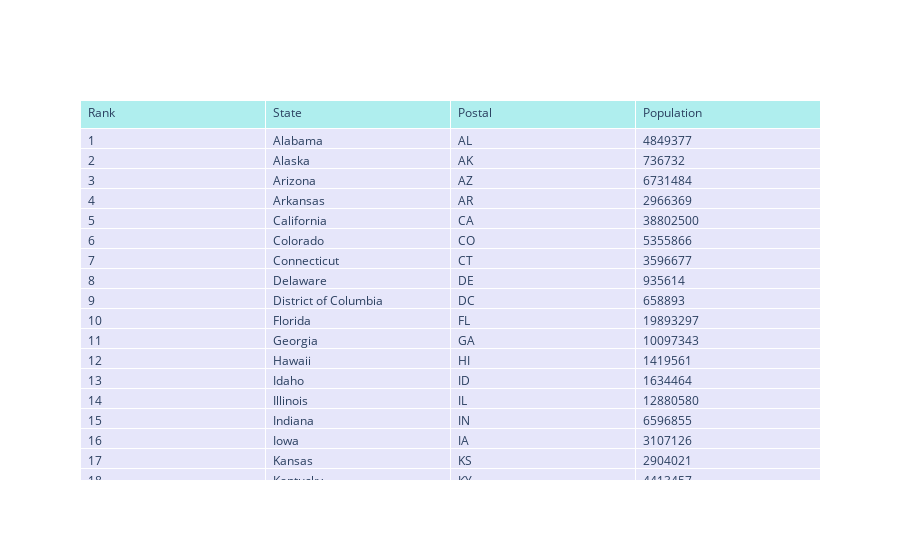

Notebook code for this chart:
### Code cell
import plotly.graph_objects as go
import pandas as pd

df = pd.read_csv('https://raw.githubusercontent.com/plotly/datasets/master/2014_usa_states.csv')
text = list(df['State'].apply(str))
fig = go.Figure(data=[go.Table(
    header=dict(values=list(df.columns),
                fill_color='paleturquoise',
                align='left'),
    cells=dict(values=[df.Rank, df.State, df.Postal, df.Population],
               fill_color='lavender',
               align='left'),
                #text = list(df['State'].apply(str)),
                hoverinfo = 'text'
)
])

fig.show()

### Figure 1 — Plotly figure (JSON) as saved in the notebook; plotly's stock layout.template omitted (floating-point values rounded to 4 significant figures; data arrays with more than 128 entries replaced by an {"elided": "..."} marker saying what was removed)
{"data": [{"cells": {"align": "left", "fill": {"color": "lavender"}, "values": {"elided": "4x52 mixed values"}}, "header": {"align": "left", "fill": {"color": "paleturquoise"}, "values": ["Rank", "State", "Postal", "Population"]}, "hoverinfo": "text", "type": "table"}], "layout": {}}
